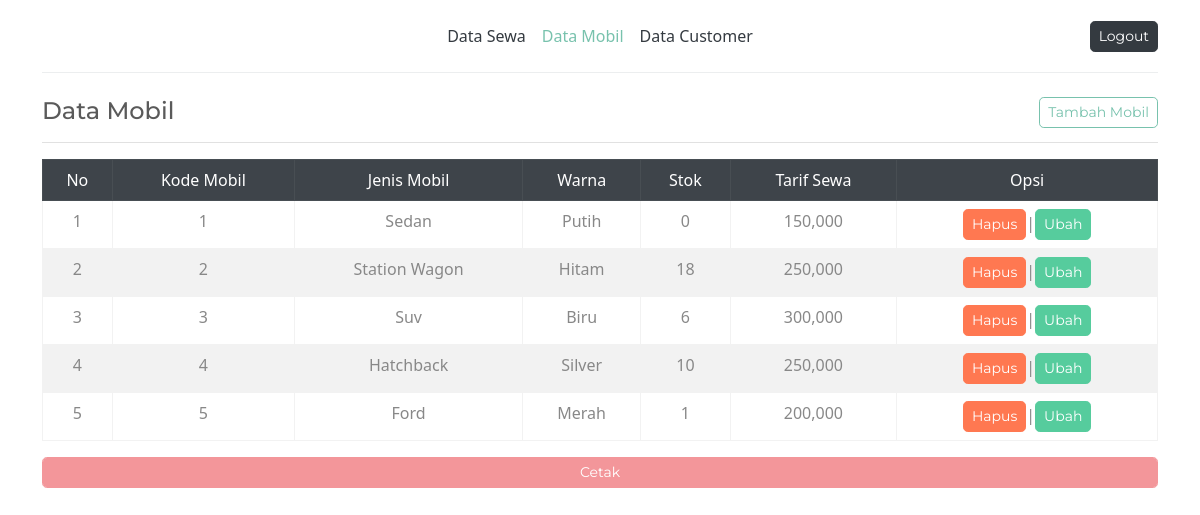
/mobil.php (signed in), run on the app's committed database.
### tables this page shows
CREATE TABLE `mobil` (
  `kd_mobil` int(8) NOT NULL,
  `jenis_mobil` varchar(35) NOT NULL,
  `warna` varchar(35) NOT NULL,
  `stok` int(8) NOT NULL,
  `tarif_sewa` int(15) NOT NULL
);

### mobil.php (the view, shortened to what this page needs)
<?php
include "koneksi.php";
$sql = "SELECT * FROM mobil";
$query = mysqli_query($koneksi,$sql);
if (!isset($_SESSION['login'])) {
    header("location:login.php");
} else {
?>
<!DOCTYPE html>
<html lang="en">
<head>
    <link rel="stylesheet" href="css1/bootstrap.css">
</head>
<body>
<div class="container" id="cetak">
    <header class="d-flex flex-wrap align-items-center justify-content-center justify-content-md-between py-3 mb-4 border-bottom">
      <a href="/" class="d-flex align-items-center col-md-3 mb-2 mb-md-0 text-dark text-decoration-none">
        <svg class="bi me-2" width="40" height="32" role="img" aria-label="Bootstrap"><use xlink:href="#bootstrap"/></svg>
      </a>
      <ul class="nav col-12 col-md-auto mb-2 justify-content-center mb-md-0">
        <li><a href="index.php" class="nav-link px-2 link-dark">Data Sewa</a></li>
        <li><a href="mobil.php" class="nav-link px-2 link-primary">Data Mobil</a></li>
        <li><a href="customer.php" class="nav-link px-2 link-dark">Data Customer</a></li>
      </ul>
      <div class="col-md-3 text-end">
      <a href="logout.php"><button type="button" class="btn btn-dark btn-sm">Logout</button></a>
      </div>
    </header>
  </div>
    <div class="container">
                <h4>Data Mobil
                <a href="tambah1.php"><button class="btn btn-outline-primary float-end btn-sm" id="cetak">Tambah Mobil</button></a></h4><hr>
                <table class="table table-bordered table-striped">
                    <tr class="table-dark" align="center">
                        <td>No</td>
                        <td>Kode Mobil</td>
                        <td>Jenis Mobil</td>
                        <td>Warna</td>
                        <td>Stok</td>
                        <td>Tarif Sewa</td>
                        <td id="cetak">Opsi</td>
                    </tr>
                    <?php
                    $nomer = 1;
                    while($mobil=mysqli_fetch_assoc($query)){
                        echo "<tr align='center'>";
                        echo "<td>". $nomer++ ."</td>";
                        echo "<td>". $mobil['kd_mobil'] ."</td>";
                        echo "<td>". ucwords($mobil['jenis_mobil']) ."</td>";
                        echo "<td>". ucwords($mobil['warna']) ."</td>";
                        echo "<td>". $mobil['stok'] ."</td>";
                        echo "<td>". number_format($mobil['tarif_sewa']) ."</td>";
                        echo "<td id='cetak'>";
                        echo "<a href='hapus1.php?kd_mobil=".  $mobil['kd_mobil'] ."'><button class='btn btn-danger btn-sm'>Hapus</button></a>";
                        echo "|";
                        echo "<a href='edit1.php?kd_mobil=".  $mobil['kd_mobil'] ."'><button class='btn btn-success btn-sm'>Ubah</button></a>";
                        echo "</td>";
                        echo "</tr>";
                    }
                    ?>
                </div>
    <button onclick="window.print()" class="btn btn-secondary float-end btn-sm form-control" id="cetak">Cetak</button>
</body>
</html>
<?php
}
?>

### data on the page
mobil: kd_mobil "1", jenis_mobil "Sedan", warna "Putih", stok "0", tarif_sewa "150,000"
mobil: kd_mobil "2", jenis_mobil "Station Wagon", warna "Hitam", stok "18", tarif_sewa "250,000"
mobil: kd_mobil "3", jenis_mobil "Suv", warna "Biru", stok "6", tarif_sewa "300,000"
mobil: kd_mobil "4", jenis_mobil "Hatchback", warna "Silver", stok "10", tarif_sewa "250,000"
mobil: kd_mobil "5", jenis_mobil "Ford", warna "Merah", stok "1", tarif_sewa "200,000"
